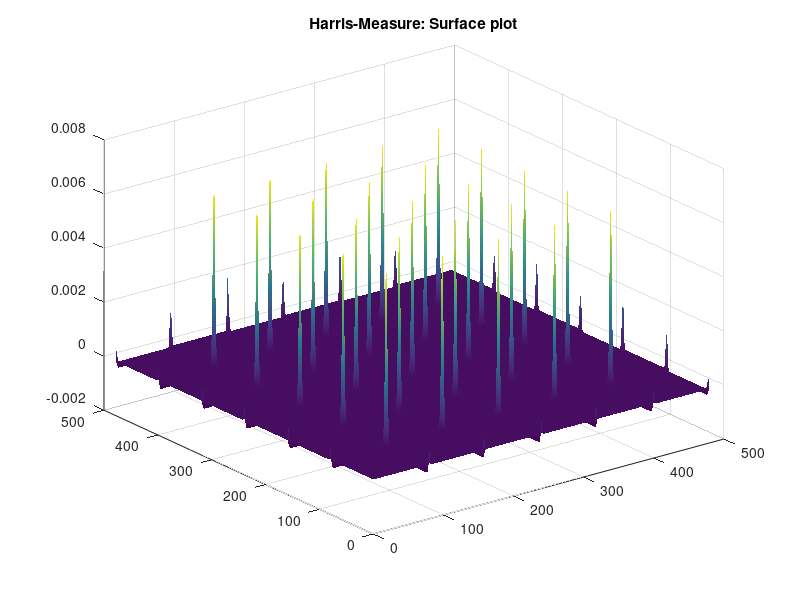

Source code (MATLAB): (Note: this script raises an error after producing the figure.)
%------------------------------------------------------------------------
% Course:       Industrielle & Medizinische Bildverarbeitung
% Insitute:     Salzburg University of Applied Sciences  
% Authors:      Niko Jozic 
% Departement:  Information Technology & System-Management
%------------------------------------------------------------------------

%% Exercise 2.1.a

clc, clear variables, close all, format compact;

s = 1; % Sigma
ks = ceil(3*s)*2; % Kernelsize

img = checkerboard(80,3,3);
img = double(img);
img = img > 0.5;

x = -(ks-1)/2:(ks-1)/2;

gauss = exp(-x.^2/(2*s^2));
gauss = gauss ./ sum(gauss);
gauss_x = (-x./(s^2)).*gauss;
gauss_y = gauss_x';

Ix = conv2(img, gauss_x, 'same');
Iy = conv2(img, gauss_y, 'same');

g = fspecial('gaussian', ks, s);

Sx = conv2(Ix.^2,g,'same');
Sy = conv2(Iy.^2,g,'same');
Sxy = conv2(Ix.*Iy,g,'same');

k = 0.04;
Harris = ((Sx.*Sy)-(Sxy.^2))-k*((Sx+Sy).^2);

figure;
surf(Harris); shading interp;
title('Harris-Measure: Surface plot');

nonmaxsuppts(255 * mat2gray(Harris),1,80,img);
title('Detected Corners')

figure
imshow(255 * Harris);
title('Harris-Measure: Without Non-Maximum suppression');

%% Exercise 2.1.b 

clc, clear variables, close all, format compact;

s = 1; % Sigma
ks = ceil(3*s)*2; % Kernelsize

img = imread('gantrycrane.png');
img = rgb2gray(img);
img = double(img);

x = -(ks-1)/2:(ks-1)/2;

gauss = exp(-x.^2/(2*s^2));
gauss = gauss ./ sum(gauss);
gauss_x = (-x./(s^2)).*gauss;
gauss_y = gauss_x';

Ix = conv2(img, gauss_x, 'same');
Iy = conv2(img, gauss_y, 'same');

g = fspecial('gaussian', ks, s);

Sx = conv2(Ix.^2,g,'same');
Sy = conv2(Iy.^2,g,'same');
Sxy = conv2(Ix.*Iy,g,'same');

k = 0.04;
Harris = ((Sx.*Sy)-(Sxy.^2))-k*((Sx+Sy).^2);

nonmaxsuppts(Harris,8,35,img);

%% 2.1.c

clc, clear variables, close all, format compact;

img = imread('gantrycrane.png');
img = rgb2gray(img);

points = detectHarrisFeatures(img);

imshow(img); hold on;
plot(points.selectStrongest(100));
title('Corner detection with ''detectHarrisFeatures''');

%% 2.2.a

clc, clear variables, close all, format compact;

P = phantom(256);
angle = 360;

tmp_projection = Projection(P,angle);

%% 2.2.b

fbp(P, angle, tmp_projection);









